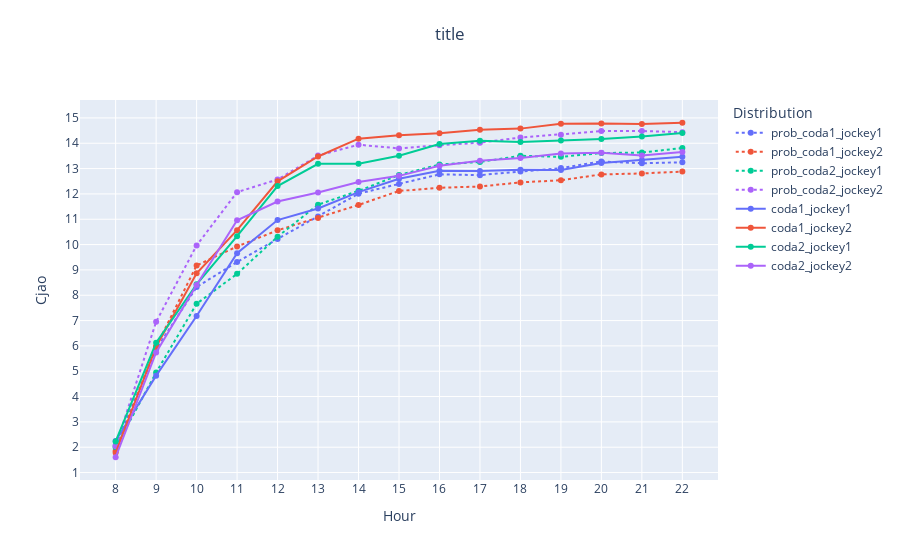

The notebook cell this image was saved under:
### Code cell
# Average waiting time
normalize = False

fig =  go.Figure()

import plotly.express as px

colors = px.colors.qualitative.Plotly

fig = add_simulation_to_plot(
    fig, df_simulations, 'prob_coda1_jockey1', "Avg_waiting_times_standard", normalize=normalize,
    line=dict(color=colors[0], dash='dot'))
fig = add_simulation_to_plot(
    fig, df_simulations, 'prob_coda1_jockey2', "Avg_waiting_times_standard", normalize=normalize,
    line=dict(color=colors[1], dash='dot'))
fig = add_simulation_to_plot(
    fig, df_simulations, 'prob_coda2_jockey1', "Avg_waiting_times_standard", normalize=normalize,
    line=dict(color=colors[2], dash='dot'))
fig = add_simulation_to_plot(
    fig, df_simulations, 'prob_coda2_jockey2', "Avg_waiting_times_standard", normalize=normalize,
    line=dict(color=colors[3], dash='dot'))
fig = add_simulation_to_plot(
    fig, df_simulations, 'coda1_jockey1', "Avg_waiting_times_standard", normalize=normalize,
    line=dict(color=colors[0]))
fig = add_simulation_to_plot(
    fig, df_simulations, 'coda1_jockey2', "Avg_waiting_times_standard", normalize=normalize,
    line=dict(color=colors[1]))
fig = add_simulation_to_plot(
    fig, df_simulations, 'coda2_jockey1', "Avg_waiting_times_standard", normalize=normalize,
    line=dict(color=colors[2]))
fig = add_simulation_to_plot(
    fig, df_simulations, 'coda2_jockey2', "Avg_waiting_times_standard", normalize=normalize,
    line=dict(color=colors[3]))


fig = decorate_figure(fig,
    title="Average waiting time",
    y_axis_title="Value", dtick=1)
fig = fig.update_layout(
        title={
            'text': "title" ,
            'y':0.95,
            'x':0.5,
            'xanchor': 'center',
            'yanchor': 'top'},
        xaxis_title="Hour",
        yaxis_title="Cjao",
        legend_title="Distribution",
    )


fig.show()
fig.write_image("doc/report/images/results/avg_wt_prob.png")

### Figure 1 — Plotly figure (JSON) as saved in the notebook; plotly's stock layout.template omitted (floating-point values rounded to 4 significant figures)
{"data": [{"line": {"color": "#636EFA", "dash": "dot"}, "mode": "lines+markers", "name": "prob_coda1_jockey1", "type": "scatter", "x": [8, 9, 10, 11, 12, 13, 14, 15, 16, 17, 18, 19, 20, 21, 22], "y": [2.072, 5.864, 8.322, 9.313, 10.22, 11.11, 12.01, 12.39, 12.77, 12.74, 12.88, 13.02, 13.28, 13.21, 13.25]}, {"line": {"color": "#EF553B", "dash": "dot"}, "mode": "lines+markers", "name": "prob_coda1_jockey2", "type": "scatter", "x": [8, 9, 10, 11, 12, 13, 14, 15, 16, 17, 18, 19, 20, 21, 22], "y": [1.855, 5.977, 9.176, 9.926, 10.56, 11.05, 11.57, 12.12, 12.24, 12.29, 12.45, 12.54, 12.77, 12.81, 12.88]}, {"line": {"color": "#00CC96", "dash": "dot"}, "mode": "lines+markers", "name": "prob_coda2_jockey1", "type": "scatter", "x": [8, 9, 10, 11, 12, 13, 14, 15, 16, 17, 18, 19, 20, 21, 22], "y": [1.995, 4.951, 7.662, 8.845, 10.31, 11.58, 12.12, 12.74, 13.16, 13.26, 13.5, 13.46, 13.61, 13.63, 13.81]}, {"line": {"color": "#AB63FA", "dash": "dot"}, "mode": "lines+markers", "name": "prob_coda2_jockey2", "type": "scatter", "x": [8, 9, 10, 11, 12, 13, 14, 15, 16, 17, 18, 19, 20, 21, 22], "y": [2.038, 6.952, 9.966, 12.07, 12.57, 13.51, 13.94, 13.8, 13.92, 14.02, 14.23, 14.34, 14.48, 14.48, 14.44]}, {"line": {"color": "#636EFA"}, "mode": "lines+markers", "name": "coda1_jockey1", "type": "scatter", "x": [8, 9, 10, 11, 12, 13, 14, 15, 16, 17, 18, 19, 20, 21, 22], "y": [2.245, 4.826, 7.18, 9.661, 10.97, 11.43, 12.07, 12.6, 12.92, 12.9, 12.96, 12.94, 13.22, 13.33, 13.47]}, {"line": {"color": "#EF553B"}, "mode": "lines+markers", "name": "coda1_jockey2", "type": "scatter", "x": [8, 9, 10, 11, 12, 13, 14, 15, 16, 17, 18, 19, 20, 21, 22], "y": [1.781, 5.967, 8.863, 10.57, 12.5, 13.48, 14.18, 14.32, 14.39, 14.53, 14.58, 14.76, 14.78, 14.76, 14.81]}, {"line": {"color": "#00CC96"}, "mode": "lines+markers", "name": "coda2_jockey1", "type": "scatter", "x": [8, 9, 10, 11, 12, 13, 14, 15, 16, 17, 18, 19, 20, 21, 22], "y": [2.228, 6.123, 8.433, 10.33, 12.31, 13.19, 13.19, 13.5, 13.97, 14.09, 14.05, 14.1, 14.17, 14.27, 14.4]}, {"line": {"color": "#AB63FA"}, "mode": "lines+markers", "name": "coda2_jockey2", "type": "scatter", "x": [8, 9, 10, 11, 12, 13, 14, 15, 16, 17, 18, 19, 20, 21, 22], "y": [1.604, 5.741, 8.408, 10.96, 11.7, 12.05, 12.47, 12.71, 13.11, 13.31, 13.42, 13.59, 13.63, 13.51, 13.66]}], "layout": {"legend": {"title": {"text": "Distribution"}}, "title": {"text": "title", "x": 0.5, "xanchor": "center", "y": 0.95, "yanchor": "top"}, "xaxis": {"dtick": 1, "tick0": 0, "tickmode": "linear", "title": {"text": "Hour"}}, "yaxis": {"dtick": 1, "tick0": 0, "tickmode": "linear", "title": {"text": "Cjao"}}}}
